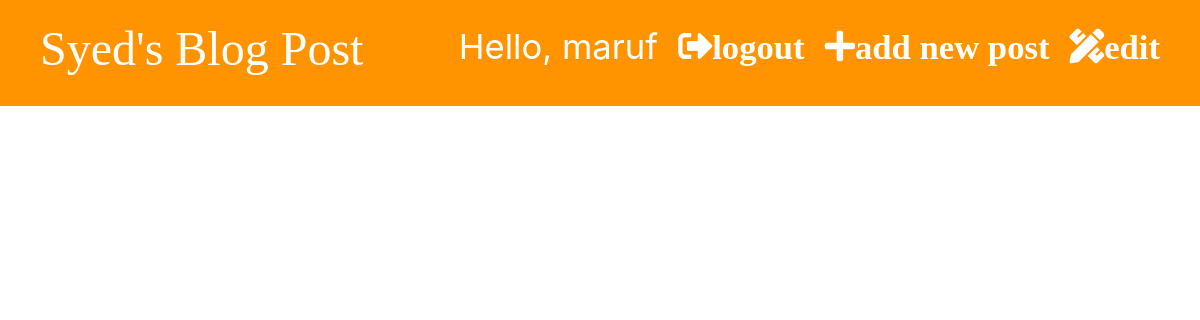
/drafts/ (signed in), run on an earlier commit of the app's database.
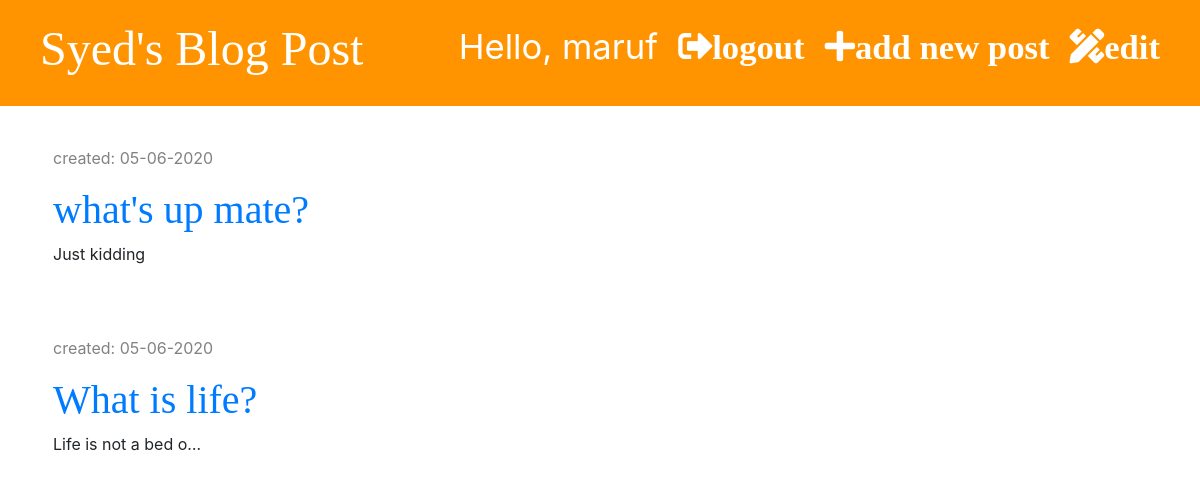
And on a later commit of the database.
### blog/models.py (models this page shows, shortened)
class Post(models.Model):
    auther=models.ForeignKey('auth.User',on_delete=models.CASCADE)
    title=models.CharField(max_length=200)
    text=models.TextField()
    created_date=models.DateTimeField(default=timezone.now)
    published_date=models.DateTimeField( blank=True, null=True)

### blog/views.py (the view)
# urls.py: path('drafts/', views.post_draft_list, name='post_draft_list'),
@login_required
def post_draft_list(request):
    posts =Post.objects.filter(published_date__isnull=True).order_by('-created_date')
    stuff_for_frontend={'posts':posts}
    return render(request,'blog/post_draft_list.html',stuff_for_frontend)

### blog/templates/blog/post_draft_list.html (shortened to what this page needs)
{% extends 'blog/base.html'%}
{% block content %}
    {%  for post in posts %}
    <div class="post">
        <p class="date"> created: {{post.created_date|date:'d-m-Y'}} </p>
        <h1><a href="{% url 'post_detail' pk=post.pk %}">{{post.title}} </a></h1>
        <p> {{post.text | truncatechars:20 }} </p>
    </div>
    {% endfor %}
{% endblock %}

### blog/templates/blog/base.html (shortened to what this page needs)
{% load static %}
<!DOCTYPE html>
<html lang="en">
<head>
    <link rel="stylesheet" href="https://stackpath.bootstrapcdn.com/bootstrap/4.5.0/css/bootstrap.min.css">
    <link rel="stylesheet" href="{% static 'css/blog.css'%}">
    <link rel="stylesheet" href="https://use.fontawesome.com/releases/v5.2.0/css/all.css">
</head>
<body>
    <div class="page-header">
    {% if user.is_authenticated %}
        <a href="{% url 'post_draft_list' %}" class="top-menu"><i class="fas fa-pencil-ruler fa-1x">edit</i></a>
        <a href="{% url 'post_new' %}" class="top-menu"><i class="fas fa-plus fa-1x">add new post</i></a>
        <a href="{% url 'logout' %}" class="top-menu"><i class="fas fa-sign-out-alt fa-1x">logout</i></a>
        <p class="top-menu"> Hello, {{user.username}} </p>
    {% else %}
        <a href="{% url 'login' %}" class="top-menu"><i class="fas fa-sign-in-alt fa-1x"></i></a>
    {% endif %}
        <h1><a href="/">Syed's Blog Post </a> </h1>
    </div>
    <div class="content container">
        <div class="row">
            <div class="col-md-8">
                {% block content %}
                {%endblock%}
            </div>
        </div>
    </div>
</body>
</html>

### blog/static/css/blog.css (style rules this page uses)
.page-header { background-color: #ff9400; margin-top: 0; padding: 20px 20px 20px 40px; }
.page-header h1, .page-header h1 a { color: #ffffff; font-size: 36pt; text-decoration: none; }
.content { margin-left: 38px; }
h1,h2,h3,h4 { font-family: 'Tangerine:bold,bolditalic','Inconsolata:italic','Droid+Sans', serif; font-size: 40px; }
.date { color: #828282; }
.post { margin-top: 40px; margin-bottom: 70px; }
.post h1,h2 a { color: #000000; }
.post h1,h2 a:visited { color: purple; }
.top-menu , .top-menu:hover { color: #ffffff; float: right; font-size: 26pt; margin-right: 20px; }

What changed in the data, as far as the page shows it:
added Post: created_date "05-06-2020", title "what's up mate?", text "Just kidding"
added Post: created_date "05-06-2020", title "What is life?", text "Life is not a bed o…"
